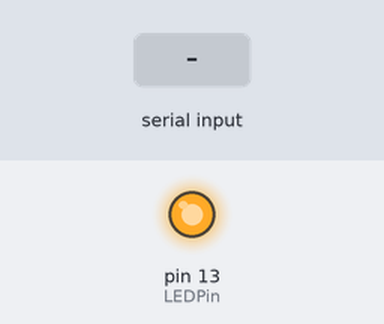
This sketch was run on a simulated Arduino Uno, built with avr-gcc and run on an emulated ATmega328P. Shown: output pins drawn as LEDs (lit = HIGH). Dashed ring = blinking. The test bench sets the inputs (shaded band).

Above: at 0.1 s.
At 1.2 s:
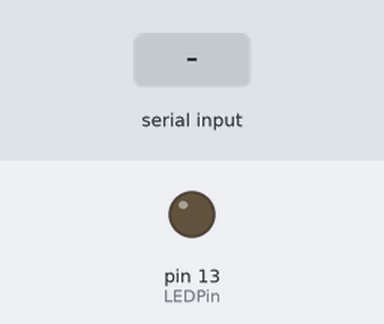
1.3 s: byte 90 received over Serial
At 2.05 s:
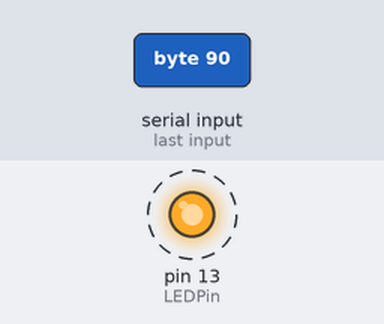
Timing chart, 0 to 10.3 s (numbered marks = the images above; inputs shaded):
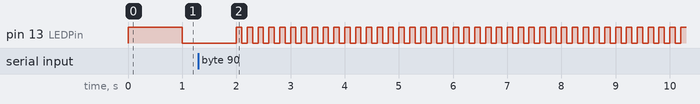

Measured:
- after the input at 1.3 s, pin 13 (LEDPin): alternates HIGH for 0.10 s and LOW for 0.10 s, starting after 0.80 s

The sketch:

led_13.ino
```cpp
char attentionData;
int LEDPin = 13;


void setup() {
  // put your setup code here, to run once:

pinMode(LEDPin, OUTPUT);
Serial.begin(115200);

}

void loop() {
  // put your main code here, to run repeatedly:

while (Serial.available() > 0){
  attentionData = Serial.read();
}

if (attentionData >= 0 && attentionData < 30){
  digitalWrite(LEDPin, HIGH);
  delay(1000);
  digitalWrite(LEDPin, LOW);
  delay(1000);
}
if (attentionData >= 30 && attentionData < 60){
  digitalWrite(LEDPin, HIGH);
  delay(500);
  digitalWrite(LEDPin, LOW);
  delay(500);
}
if (attentionData >=60 && attentionData <= 100){
  digitalWrite(LEDPin, HIGH);
  delay(100);
  digitalWrite(LEDPin, LOW);
  delay(100);
}

}
```
